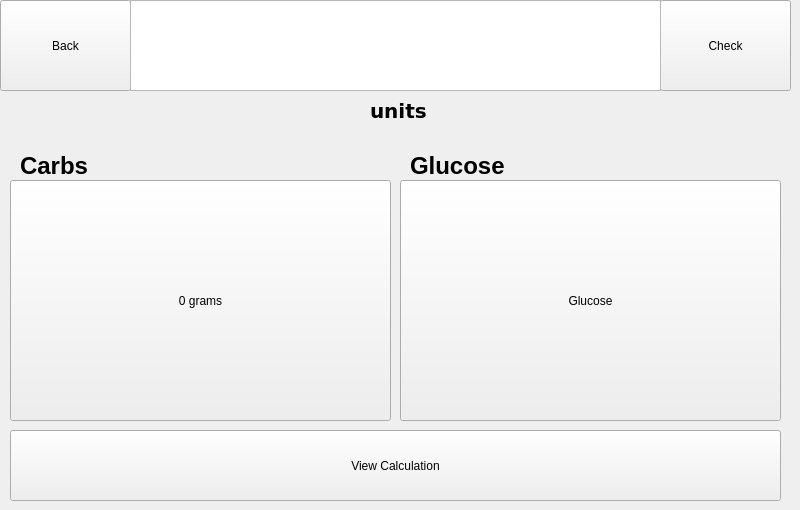
    <widget class="QWidget" name="ManualBolus">
     <widget class="QPushButton" name="backButton">
      <property name="geometry">
       <rect>
        <x>0</x>
        <y>0</y>
        <width>131</width>
        <height>91</height>
       </rect>
      </property>
      <property name="text">
       <string>Back</string>
      </property>
     </widget>
     <widget class="QPushButton" name="carbsButton">
      <property name="geometry">
       <rect>
        <x>10</x>
        <y>180</y>
        <width>381</width>
        <height>241</height>
       </rect>
      </property>
      <property name="text">
       <string>0 grams</string>
      </property>
     </widget>
     <widget class="QLabel" name="carbsLabel">
      <property name="geometry">
       <rect>
        <x>20</x>
        <y>150</y>
        <width>141</width>
        <height>31</height>
       </rect>
      </property>
      <property name="font">
       <font>
        <pointsize>18</pointsize>
        <weight>75</weight>
        <bold>true</bold>
       </font>
      </property>
      <property name="text">
       <string>Carbs</string>
      </property>
     </widget>
     <widget class="QPushButton" name="checkButton">
      <property name="geometry">
       <rect>
        <x>660</x>
        <y>0</y>
        <width>131</width>
        <height>91</height>
       </rect>
      </property>
      <property name="text">
       <string>Check</string>
      </property>
     </widget>
     <widget class="QPushButton" name="glucoseButton">
      <property name="geometry">
       <rect>
        <x>400</x>
        <y>180</y>
        <width>381</width>
        <height>241</height>
       </rect>
      </property>
      <property name="text">
       <string>Glucose</string>
      </property>
     </widget>
     <widget class="QLabel" name="glucoseLabel">
      <property name="geometry">
       <rect>
        <x>410</x>
        <y>150</y>
        <width>141</width>
        <height>31</height>
       </rect>
      </property>
      <property name="font">
       <font>
        <pointsize>18</pointsize>
        <weight>75</weight>
        <bold>true</bold>
       </font>
      </property>
      <property name="text">
       <string>Glucose</string>
      </property>
     </widget>
     <widget class="QTextEdit" name="textEdit">
      <property name="geometry">
       <rect>
        <x>130</x>
        <y>0</y>
        <width>531</width>
        <height>91</height>
       </rect>
      </property>
     </widget>
     <widget class="QLabel" name="unitsLabel_2">
      <property name="geometry">
       <rect>
        <x>370</x>
        <y>100</y>
        <width>61</width>
        <height>21</height>
       </rect>
      </property>
      <property name="font">
       <font>
        <family>DejaVu Sans</family>
        <pointsize>15</pointsize>
        <weight>75</weight>
        <bold>true</bold>
       </font>
      </property>
      <property name="text">
       <string>units</string>
      </property>
     </widget>
     <widget class="QPushButton" name="viewCalcButton">
      <property name="geometry">
       <rect>
        <x>10</x>
        <y>430</y>
        <width>771</width>
        <height>71</height>
       </rect>
      </property>
      <property name="text">
       <string>View Calculation</string>
      </property>
     </widget>
    </widget>
